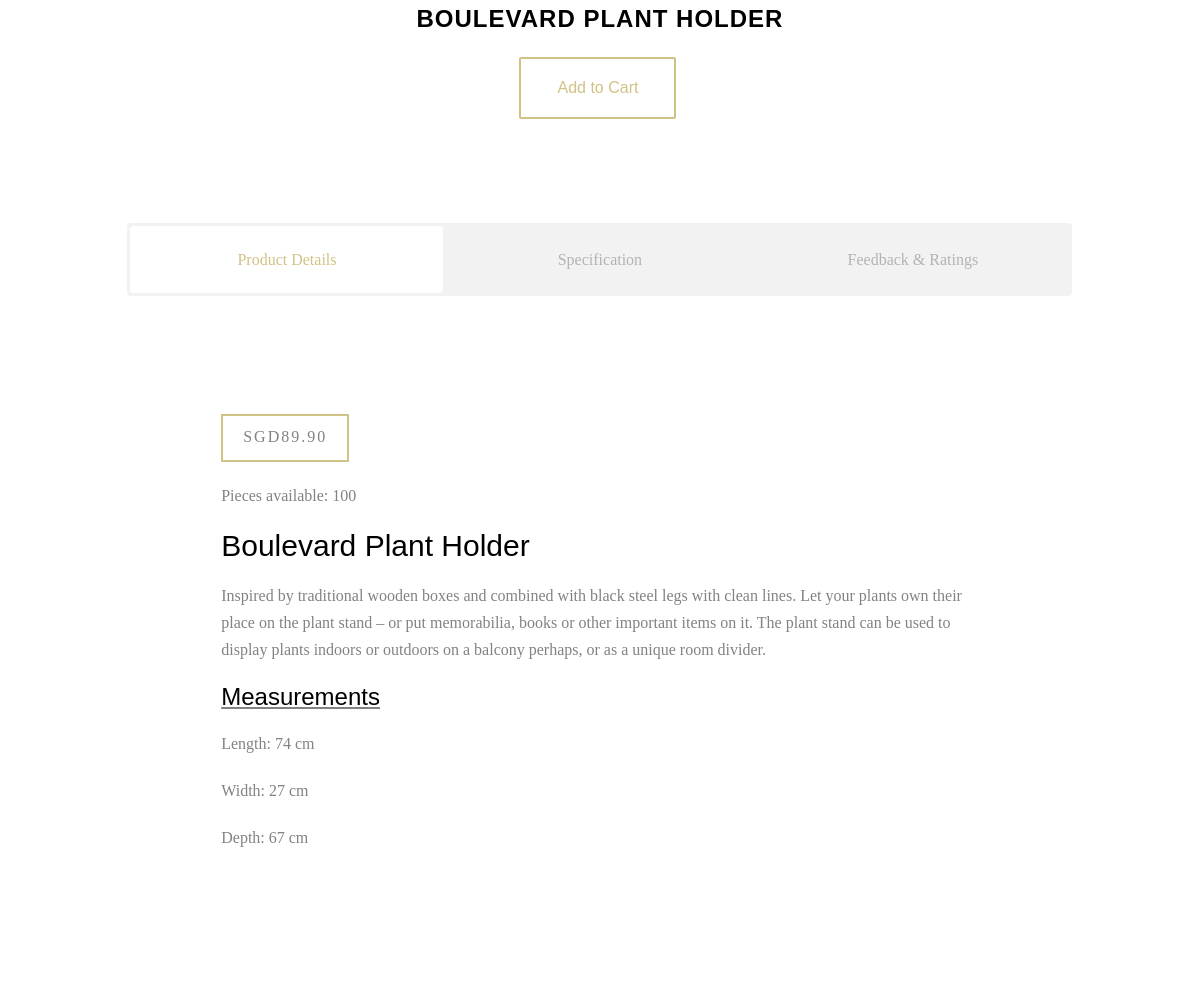
The app's page /product_details/4 (signed in, lower part), older data.
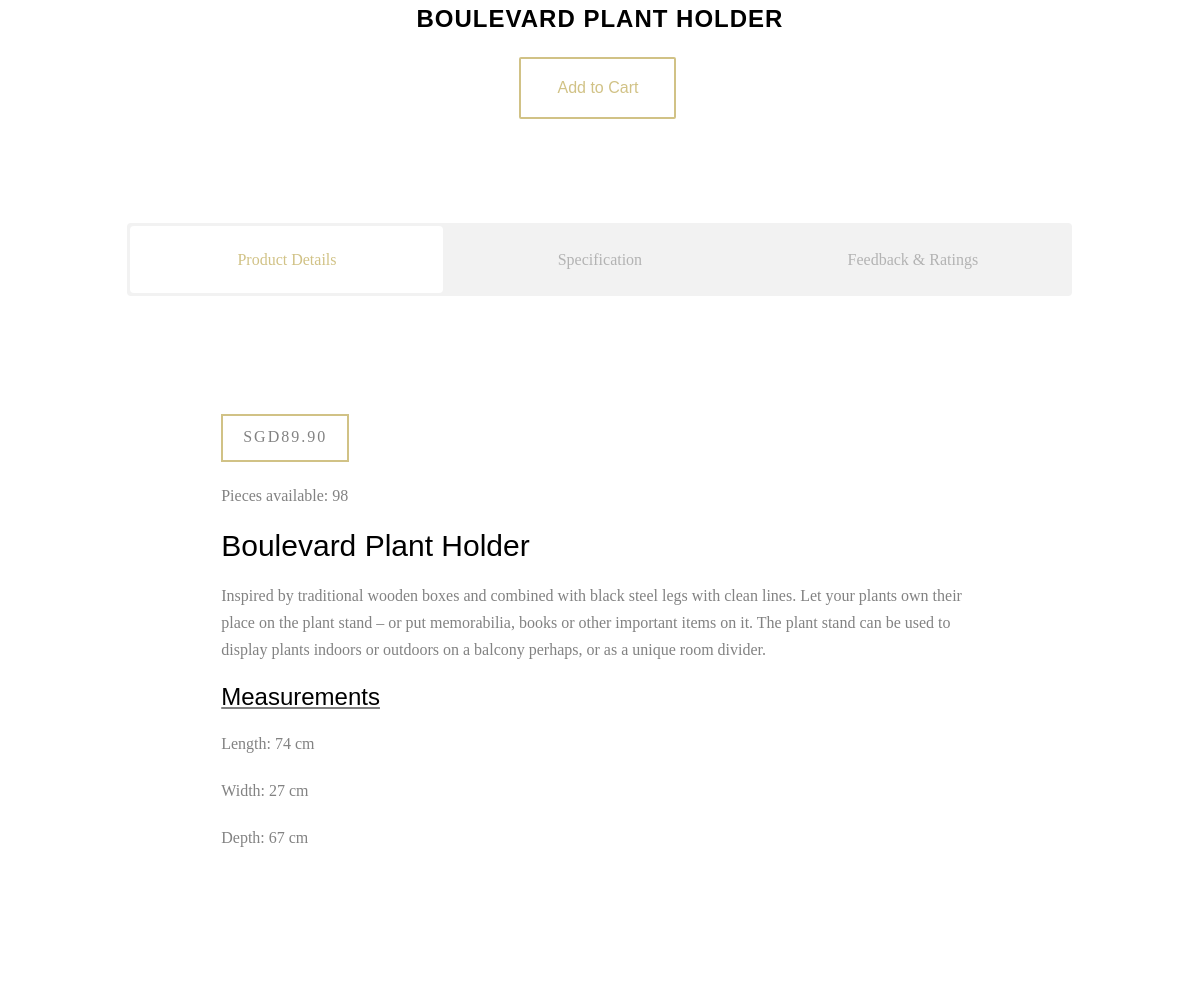
The same page, newer data.
### ecommercesite/database.py (models this page shows, shortened)
class Addproducts(db.Model):
    __searchable__ = ['name','description']
    id = db.Column(db.Integer, primary_key=True)
    name = db.Column(db.String(80), nullable=False)
    description = db.Column(db.Text, nullable=False)
    length = db.Column(db.Integer, nullable=False)
    width = db.Column(db.Integer, nullable=False)
    depth = db.Column(db.Integer, nullable=False)
    category_id = db.Column(db.Integer, db.ForeignKey('category.id'),nullable=False)
    category = db.relationship('Category',backref=db.backref('categories', lazy=True))
    price = db.Column(db.Numeric(10,2), nullable=False)
    stock = db.Column(db.Integer, nullable=False)
    pub_date = db.Column(db.DateTime, nullable=False,default=datetime.utcnow)
    image_1 = db.Column(db.String(150), nullable=False, default='product-single-1.jpg')
    image_2 = db.Column(db.String(150), nullable=False, default='product-single-2.jpg')
    image_3 = db.Column(db.String(150), nullable=False, default='product-single-3.jpg')
    image_4 = db.Column(db.String(150), nullable=False, default='product-single-4.jpg')
    image_5 = db.Column(db.String(150), nullable=False, default='product-single-5.jpg')

### ecommercesite/routes.py (the view)
@app.route('/product_details/<int:id>', methods=['GET', 'POST'])
def product_details(id):
    products = Addproducts.query.get_or_404(id)
    product_reviews = Review.query.filter_by(product_id=id)
    if current_user.is_authenticated:
        product_bought = Product_Bought.query.filter_by(user_id=current_user.id, product_id=id).first()
    else:
        product_bought = None
    form = AddReviewForm()
    if form.validate_on_submit():
        review = Review(user_review=form.review.data, product_id=id, author=current_user, rating=form.rating.data)
        db.session.add(review)
        db.session.commit()
        flash('Your review has been added!', 'success')
        return redirect(url_for('shop'))
    return render_template('product_details.html', title="Product Details", products=products, product_reviews=product_reviews ,form=form, product_bought=product_bought)

### ecommercesite/database.py (called while the page is built)
@login_manager.user_loader
def load_user(user_id):
    return User.query.get(int(user_id))

### ecommercesite/templates/product_details.html (shortened to what this page needs)
{% extends 'layout.html' %}
{% block content %}
<div id="fh5co-product">
    <div class="container">
        <div class="row">
            <div class="col-md-10 col-md-offset-1 animate-box">
                <div class="row animate-box">
                    <div class="col-md-8 col-md-offset-2 text-center fh5co-heading">
                        <h2>{{ products.name }}</h2>
                        {% if products.stock == 0 %}
                        <p>Out of Stock</p>
                        {% else %}
                        <p>
                            <a href="{{ url_for('add_to_cart', id=products.id)}}" class="btn btn-primary btn-outline btn-lg">Add to Cart</a>
                        </p>
                        {% endif %}
                    </div>
                </div>
            </div>
        </div>
        <div class="row">
            <div class="col-md-10 col-md-offset-1">
                <div class="fh5co-tabs animate-box">
                    <ul class="fh5co-tab-nav">
                        <li class="active"><a href="#" data-tab="1"><span class="icon visible-xs"></span><span class="hidden-xs">Product Details</span></a></li>
                        <li><a href="#" data-tab="2"><span class="icon visible-xs"></span><span class="hidden-xs">Specification</span></a></li>
                        <li><a href="#" data-tab="3"><span class="icon visible-xs"></span><span class="hidden-xs">Feedback &amp; Ratings</span></a></li>
                    </ul>
                    <div class="fh5co-tab-content-wrap">
                        <div class="fh5co-tab-content tab-content active" data-tab-content="1">
                            <div class="col-md-10 col-md-offset-1">
                                <span class="price">SGD{{ products.price }}</span>
                                <p> Pieces available: {{ products.stock }} </p>
                                <h2>{{ products.name }}</h2>
                                <p> {{ products.description }} </p>
                                <u><h3>Measurements</h3></u>
                                <p>Length: {{products.length}} cm</p>
                                <p>Width: {{products.width}} cm</p>
                                <p>Depth: {{products.depth}} cm</p>
                            </div>
                        </div>
                    </div>
                </div>
            </div>
        </div>
    </div>
</div>
{% endblock content %}

Row changes from the older to the newer data that the page shows:
changed Addproducts "Boulevard Plant Holder": stock "100" → "98"
